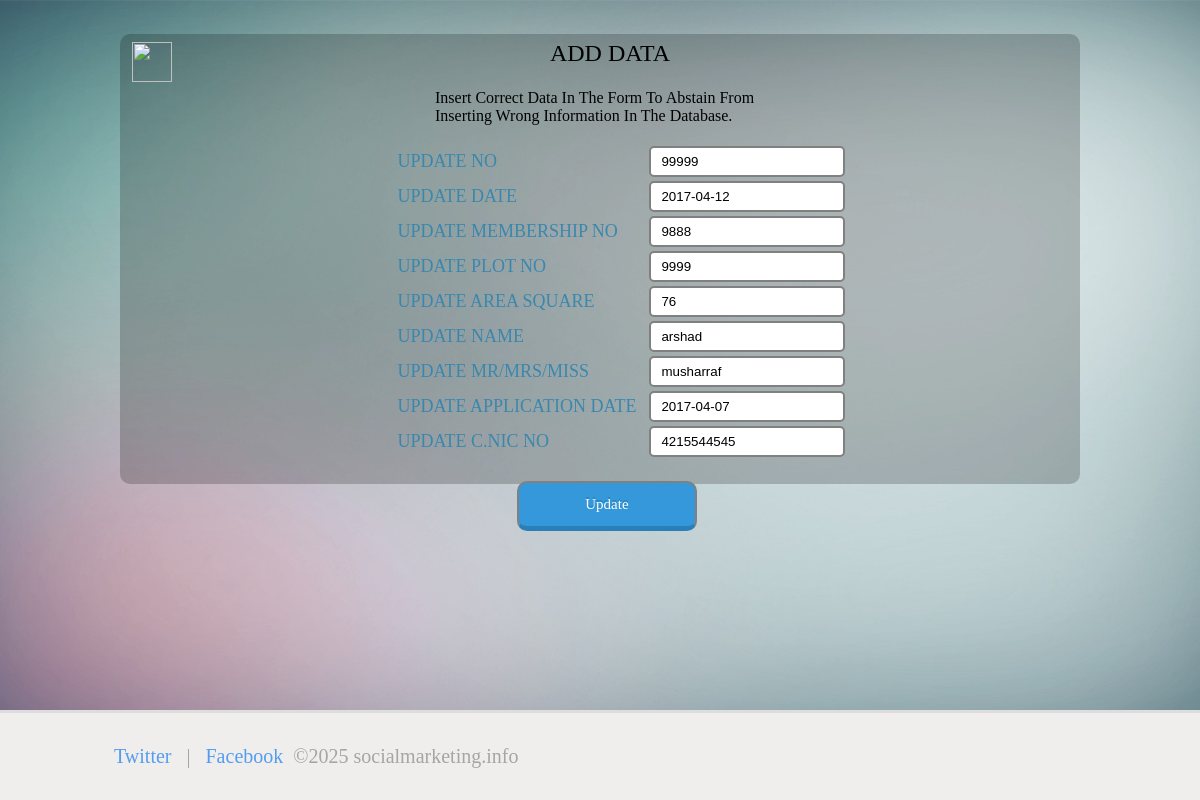
/update_slip4_record.php?updates=2 (signed in), run on the app's committed database.
### tables this page shows
CREATE TABLE `provisional_allotment_order` (
  `id` int(11) NOT NULL,
  `no` int(11) NOT NULL,
  `dates` date NOT NULL,
  `member_ship_no` bigint(20) NOT NULL,
  `plot_no` varchar(255) NOT NULL,
  `sq_yard` int(11) NOT NULL,
  `person_name` varchar(255) NOT NULL,
  `father_mother_name` varchar(255) NOT NULL,
  `application_date` date NOT NULL,
  `nic_no` bigint(20) NOT NULL
);

### update_slip4_record.php (the view, shortened to what this page needs)
<?php
include('db.php');
if (isset($_GET['updates'])) {
  $update_record=$_GET['updates'];
  global $link;
  $get_record="select * from provisional_allotment_order where id='".$update_record."'";
  $run_get_record=mysqli_query($link,$get_record);
  while ($row_run_get_record=mysqli_fetch_array($run_get_record))
  {
    $edit_id=$row_run_get_record['id'];
    $UPDATE_NO=$row_run_get_record['no'];
    $UPDATE_DATE=$row_run_get_record['dates'];
    $UPDATE_MEMBERSHIP_NO=$row_run_get_record['member_ship_no'];
    $UPDATE_PLOT_NO=$row_run_get_record['plot_no'];
    $UPDATE_SQUARE=$row_run_get_record['sq_yard'];
    $UPDATE_NAME=$row_run_get_record['person_name'];
    $UPDATE_MMM=$row_run_get_record['father_mother_name'];
    $UPDATE_APPLICATION_DATE  =$row_run_get_record['application_date'];
    $UPDATE_NIC_NO=$row_run_get_record['nic_no'];
  }
}
?>
<!DOCTYPE html>
<html>
<head>
	<link rel="stylesheet" type="text/css" href="style.css">
</head>
<body>
<div class="main_container">
<br>
<div class="data">
<a href="slip4.php"><img src="images/back.png" width="40" height="40" style="position: absolute;left:11%;top:42px"></a>
<div class="section page">
    <div class="wrapper">
    <h1>ADD DATA</h1>
 <?php
 if(isset($message)){
 echo "<p style='margin-left: 22%;text-align:center' class='message'>".$message."</p>";
 }else{
if(isset($error_message)){
  echo "<p style='margin-left: 22%;text-align:center' class='message'>".$error_message."</p>";
}else{
  echo "<p style='background:#FFFFF; width:350px;margin:0 auto'>Insert Correct Data In The Form To Abstain From Inserting Wrong Information In The Database.</p><br>";
}
}   ?>
<form method="post" action="update_slip4_record.php?edit_form=<?php echo $edit_id;?>">
          <table class="table1">
            <tbody><tr>
              <td><label style="color:#3a87ad; font-size:18px;">UPDATE NO</label></td>
              <td width="5"></td>
              <td><input type="text" name="u_no" value="<?php echo $UPDATE_NO;?>"></td>
            </tr>
            <tr>
            <td><label style="color:#3a87ad; font-size:18px;">UPDATE DATE</label></td>
              <td width="5"></td>
             <td><input type="text" name="u_s_date" value="<?php echo $UPDATE_DATE;?>" ></td>
            </tr>
            <tr>
              <td><label style="color:#3a87ad; font-size:18px;">UPDATE MEMBERSHIP NO</label></td>
              <td width="5"></td>
              <td><input type="text" name="u_member_no" value="<?php echo $UPDATE_MEMBERSHIP_NO;?>"></td>
            </tr>
            <tr>
              <td><label style="color:#3a87ad; font-size:18px;">UPDATE PLOT NO</label></td>
              <td width="5"></td>
              <td><input type="text" name="u_plot_no" value="<?php echo $UPDATE_PLOT_NO;?>"></td>
            </tr>
            <tr>
              <td><label style="color:#3a87ad; font-size:18px;">UPDATE AREA SQUARE</label></td>
              <td width="5"></td>
              <td><input type="text" name="u_sq_yards" value="<?php echo $UPDATE_SQUARE;?>"></td>
            </tr>
            <tr>
              <td><label style="color:#3a87ad; font-size:18px;">UPDATE NAME</label></td>
              <td width="5"></td>
              <td><input type="text" name="u_names" value="<?php echo $UPDATE_NAME;?>"></td>
            </tr>
            <tr>
              <td><label style="color:#3a87ad; font-size:18px;">UPDATE MR/MRS/MISS</label></td>
              <td width="5"></td>
              <td><input type="text" name="u_mms" value="<?php echo $UPDATE_MMM;?>"></td>
            </tr>
             <tr>
              <td><label style="color:#3a87ad; font-size:18px;">UPDATE APPLICATION DATE</label></td>
              <td width="5"></td>
              <td><input type="text" name="u_application" value="<?php echo $UPDATE_APPLICATION_DATE;?>" ></td>
            </tr>
              <tr>
              <td><label style="color:#3a87ad; font-size:18px;">UPDATE C.NIC NO</label></td>
              <td width="5"></td>
              <td><input type="text" name="u_cnic" value="<?php echo $UPDATE_NIC_NO;?>"></td>
            </tr>
                <tr><td><input type="submit" name="submit" class="button_darkblue" value="Update" style="height: 50px;left:50%;top: 20px;"></td></tr>
          </tbody></table>
    </form>
    </div>
    </div>
    </div>
    <?php include 'footer.php'; ?>
</body>
</html>

### style.css (style rules this page uses)
.button_darkblue { position: relative; padding: 5px 10px; border-radius: 10px; font-family: 'Pacifico', cursive; font-size: 15px; color: #FFF; text-decoration: none; background: #3498DB; border-bottom: 5px solid #2980B9; text-shadow: 0px -2px #2980B9; }

### update_slip4_record.php (style rules this page uses)
html { height:100%; background: url(images/b.png) no-repeat center center fixed; background-size: cover; }
.main_container { margin: 0 auto; width: 80%; height: auto; }
body { min-height:100%; padding:0; margin:0; position:relative; }
body::after { content:''; display:block; height:100px; }
.main_container { width: 80%; margin-left: auto; margin-right: auto; height: auto; }
.data { margin: 0 auto; width: 100%; height: 450px; background: rgba(0,0,0,0.2); border-radius: 10px; }
.wrapper { width: 400px; margin: 0 auto; }
.section.page:after { content:"";display:block;visibility:hidden;height:0;clear:both; }
.section.page h1 { font-size: 24px; text-align: center; line-height: 1.6; font-weight: normal; }
.section.page p { width: 475px; margin-right: auto; }
form { margin-left: 28% }
input { border: 2px grey solid ;border-radius: 5px;width: 180px;height: 25px;padding-left: 10px }

### footer.php (style rules this page uses)
.wrapper { width: 980px; margin: 0 auto; }

### data on the page
provisional_allotment_order: u_no "99999", u_s_date "2017-04-12", u_member_no "9888", u_plot_no "9999", u_sq_yards "76", u_names "arshad", u_mms "musharraf", u_application "2017-04-07", u_cnic "4215544545"
